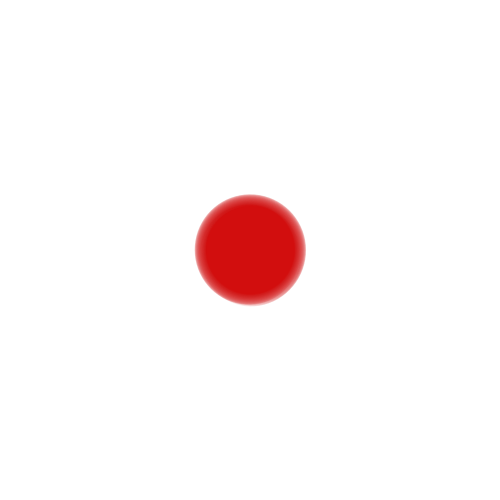
Frame 1 (no input)
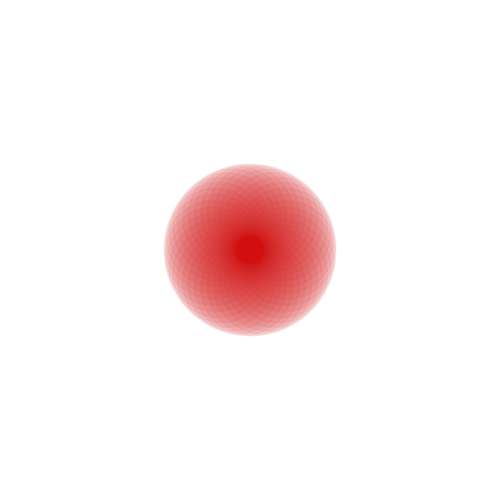
Frame 60 (the mouse pressed at the canvas centre just before this capture)
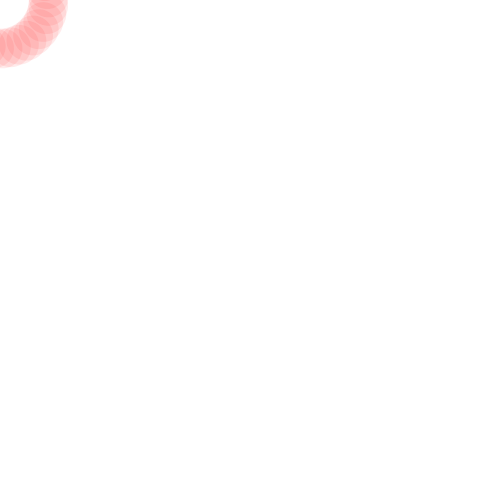
Frame 120 (the mouse held since frame 60 and released just before this capture)

The Processing sketch that drew these frames (run headless with seeded random() and noise(); from frame 60 on, the mouse is pressed at the canvas centre):

// Processing sketch: processing_145449
// ── processing_145449.pde

void setup()
{
  size(500, 500);
  smooth();
  background(255);
}

void draw()
{
  if (mousePressed == false)
  {
    background(255);
    translate(250, 250);

    for (int i=0; i<360; i+=10)
    {
      pushMatrix();
      rotate(radians(i));
      translate(0, sin(millis()/2000.0)*50);
      noStroke();
      fill(200, 0, 0, 20);
      ellipse(0, 0, 100, 100);
      popMatrix();
    }
  }
  if (mouseX >=200 && mouseX <=300  )
  {
    {
      background(255);
      translate(0,0);
      float r = random(10, 200);

      for (int i=0; i<360; i+=10)
      {
        pushMatrix();
        rotate(radians(i));
        translate(sin(millis()/2000.0)*r, sin(millis()/2000.0)*30);
        noStroke();
        fill(255, 0, 0, 20);
        ellipse(0, 0, r, r);
        popMatrix();
      }
    }
  }
}
